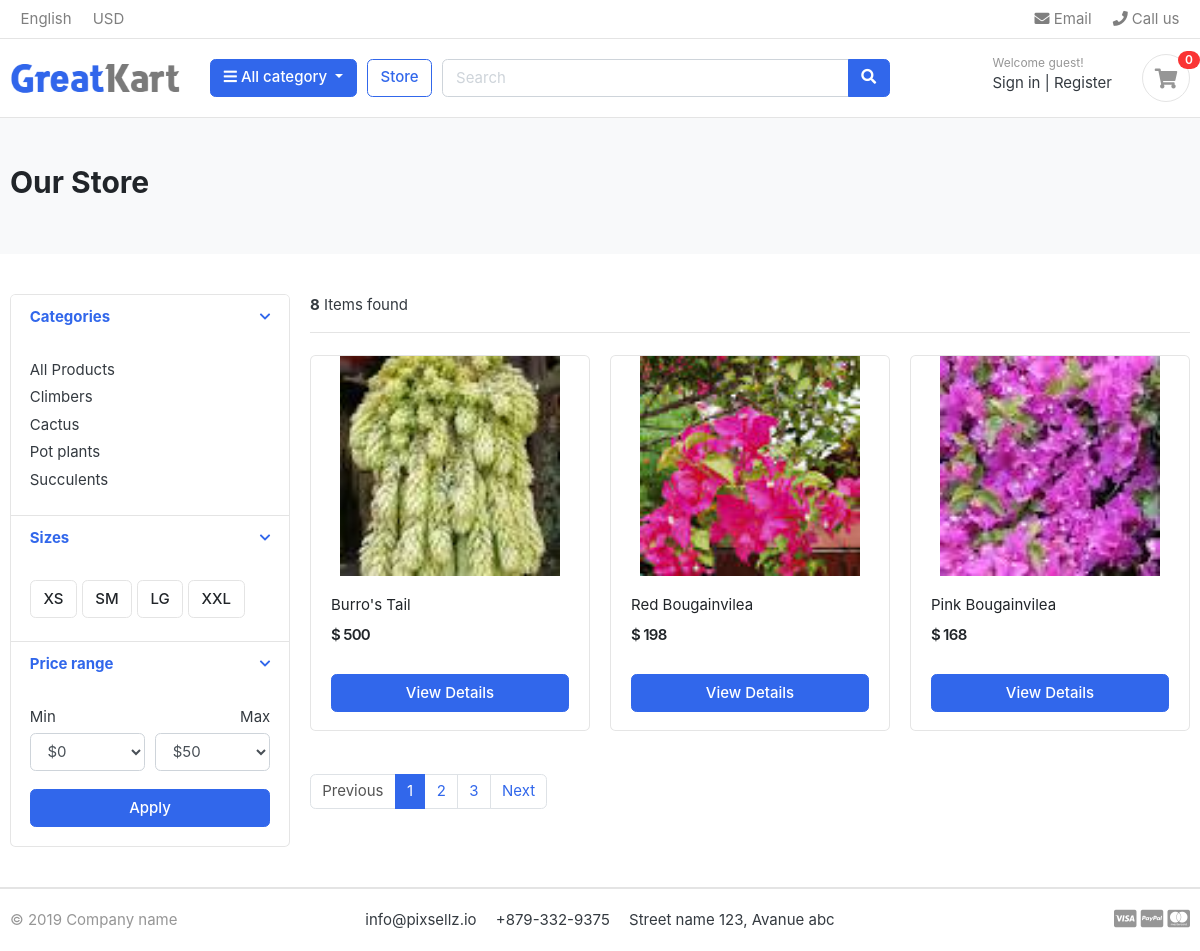
/store/, run on the app's committed database.
### category/models.py (models this page shows, shortened)
class Category(models.Model):
    category_name = models.CharField(max_length=50, unique=True)
    slug          = models.SlugField(max_length=100, unique=True)
    description   = models.TextField(max_length =255, blank=True)
    cat_image     = models.ImageField(upload_to='photos/categories/', blank=True)
    class Meta:
        verbose_name='category'
        verbose_name_plural ='categories'
    def get_url(self):
        return reverse('products_by_category', args=[self.slug])

### store/models.py (models this page shows, shortened)
class Product(models.Model):
    product_name    =   models.CharField(max_length=200, unique=True)
    slug            =   models.SlugField(max_length=200, unique=True)
    description     =   models.TextField(max_length=500, blank=True)
    price           =   models.IntegerField()
    images          =   models.ImageField(upload_to='photos/products')
    stock           =   models.IntegerField()
    is_available    =   models.BooleanField(default=True)
    category        =   models.ForeignKey(Category,on_delete=models.CASCADE)
    created_date    =   models.DateTimeField(auto_now_add=True)
    modified_date   =   models.DateTimeField(auto_now=True)
    def get_url(self):
        return reverse('product_detail', args=[self.category.slug, self.slug])

### store/views.py (the view)
# urls.py: path('store/', include('store.urls')),
def store (request,category_slug = None):
    categories = None
    products = None
    if category_slug != None:
        categories = get_object_or_404(Category, slug=category_slug)
        products = Product.objects.filter(category=categories, is_available=True)
        paginator = Paginator(products, 3)
        page = request.GET.get('page')
        paged_products = paginator.get_page(page)
        product_count = products.count()
    else:
        products=Product.objects.all().filter(is_available=True)#.order_by("id")
        paginator = Paginator(products, 3)
        page = request.GET.get('page')
        paged_products = paginator.get_page(page)
        product_count=products.count()
    context = {
        'products': paged_products,
        'product_count': product_count,
    }
    return render(request,'store/store.html', context)

### carts/context_processors.py (called while the page is built)
def counter(request):
    cart_count  =   0
    if 'admin' in request.path:
        return {}
    else:
        try:
            cart = Cart.objects.filter(cart_id=_cart_id(request))
            cart_items= CartItem.objects.all().filter(cart=cart[:1])
            for cart_item in cart_items:
                cart_count+= cart_item.quantity
        except Cart.DoesNotExist:
            cart_count=0
    return dict(cart_count=cart_count)

### carts/views.py (called while the page is built)
def _cart_id (request):
    cart   =   request.session.session_key
    if not cart:
        cart  =  request.session.create()
    return cart

### category/context_processors.py (called while the page is built)
def menu_links(request):
    links=Category.objects.all()
    return dict(links=links)

### templates/store/store.html (shortened to what this page needs)
{% extends 'base.html' %}
{%load static%}
{% block content %}
<section class="section-pagetop bg">
    <div class="container">
        <h2 class="title-page">Our Store</h2>
    </div>
    </section>
<section class="section-content padding-y">
    <div class="container">
    <div class="row">
        <aside class="col-md-3">
    <div class="card">
        <article class="filter-group">
            <header class="card-header">
                <a href="#" data-toggle="collapse" data-target="#collapse_1" aria-expanded="true" class="">
                    <i class="icon-control fa fa-chevron-down"></i>
                    <h6 class="title">Categories</h6>
                </a>
            </header>
            <div class="filter-content collapse show" id="collapse_1" style="">
                <div class="card-body">
                    <ul class="list-menu">
                        <li><a href="{%url 'store'%}">All Products  </a></li>
                        {% for category in links %}
                        <li><a href="{{category.get_url}}">{{ category.category_name}}  </a></li>
                        {% endfor %}
                    </ul>
                </div>
            </div>
        </article>
        <article class="filter-group">
            <header class="card-header">
                <a href="#" data-toggle="collapse" data-target="#collapse_4" aria-expanded="true" class="">
                    <i class="icon-control fa fa-chevron-down"></i>
                    <h6 class="title">Sizes </h6>
                </a>
            </header>
            <div class="filter-content collapse show" id="collapse_4" style="">
                <div class="card-body">
                  <label class="checkbox-btn">
                    <span class="btn btn-light"> XS </span>
                  </label>
                  <label class="checkbox-btn">
                    <span class="btn btn-light"> SM </span>
                  </label>
                  <label class="checkbox-btn">
                    <span class="btn btn-light"> LG </span>
                  </label>
                  <label class="checkbox-btn">
                    <span class="btn btn-light"> XXL </span>
                  </label>
            </div>
            </div>
        </article>
        <article class="filter-group">
            <header class="card-header">
                <a href="#" data-toggle="collapse" data-target="#collapse_3" aria-expanded="true" class="">
                    <i class="icon-control fa fa-chevron-down"></i>
                    <h6 class="title">Price range </h6>
                </a>
            </header>
            <div class="filter-content collapse show" id="collapse_3" style="">
                <div class="card-body">
                    <div class="form-row">
                    <div class="form-group col-md-6">
                      <label>Min</label>
                          <select class="mr-2 form-control">
                            <option value="0">$0</option>
                        </select>
                    </div>
                    <div class="form-group text-right col-md-6">
                      <label>Max</label>
                          <select class="mr-2 form-control">
                            <option value="50">$50</option>
                        </select>
                    </div>
                    </div>
                    <button class="btn btn-block btn-primary">Apply</button>
                </div>
            </div>
        </article>
    </div>
        </aside>
        <main class="col-md-9">
    <header class="border-bottom mb-4 pb-3">
            <div class="form-inline">
                <span class="mr-md-auto"> <b>{{product_count}}</b> Items found </span>
            </div>
    </header>
    <div class="row">
        {% for product in products %}
        <div class="col-md-4">
            <figure class="card card-product-grid">
                <div class="img-wrap">
                    <a href="{{ product.get_url}}"><img src="{{product.images.url}}"></a>
                </div>
                <figcaption class="info-wrap">
                    <div class="fix-height">
                        <a href="{{product.get_url}}" class="title"> {{ product.product_name }} </a>
                        <div class="price-wrap mt-2">
                            <span class="price">$ {{ product.price }} </span>
                        </div>
                    </div>
                    <a href="{{product.get_url}}" class="btn  btn-block btn-primary"> View Details  </a>
                </figcaption>
            </figure>
        </div>
        {% endfor %}
    </div>
    <nav class="mt-4" aria-label="Page navigation sample">
        {% if products.has_other_pages %}
      <ul class="pagination">
            {% if products.has_previous %}
        <li class="page-item"><a class="page-link" href="?page={{products.previous_page_number}}">Previous</a></li>
            {%else%}
        <li class="page-item disabled"><a class="page-link" href="#">Previous</a></li>
            {%endif%}
            {% for i in products.paginator.page_range %}
                {% if products.number == i %}
        <li class="page-item active"><a class="page-link" href="#">{{i}}</a></li>
                {% else %}
        <li class="page-item "><a class="page-link" href="?page={{i}}">{{i}}</a></li>
                {% endif %}
            {% endfor %}
            {% if products.has_next %}
         <li class="page-item "><a class="page-link" href="?page={{products.next_page_number}}">Next</a></li>
            {%else%}
        <li class="page-item disabled"><a class="page-link" href="#">Next</a></li>
            {%endif%}
      </ul>
        {% endif%}
    </nav>
        </main>
    </div>
    </div>
    </section>
{% endblock %}

### static/css/ui.css (style rules this page uses)
html { font-family: "Inter", sans-serif; font-size: 15px; }
.img-wrap { text-align: center; display: block; }
.img-wrap img { max-width: 100%; }
.price-wrap { letter-spacing: -0.7px; }
.padding-y { padding-top: 40px; padding-bottom: 40px; }
figure { margin-bottom: 0; }
article:after, .form-group:after { display: block; clear: both; content: ""; }
.bg { background-color: #f8f9fa; }
.title-page { color: #212529; }
.btn-light { background-color: #fff; border-color: #e4e4e4; }
[class*=list-] li:after { visibility: hidden; display: block; content: ""; overflow: hidden; height: 0; clear: both; }
.list-menu { list-style: none; margin: 0; padding-left: 0; }
.list-menu li { margin-bottom: 5px; }
.list-menu a { color: #343a40; }
[class*=card-product] a.title { color: #212529; display: block; }
[class*=card-product] .img-wrap { overflow: hidden; position: relative; }
[class*=card-product] .img-wrap img { height: 100%; max-width: 100%; width: auto; display: inline-block; -o-object-fit: cover; object-fit: cover; }
.card-product-grid { margin-bottom: 20px; }
.card-product-grid .img-wrap { border-radius: 0.2rem 0.2rem 0 0; height: 220px; }
.card-product-grid .info-wrap { overflow: hidden; padding: 18px 20px; }
.card-product-grid .fix-height { height: 80px; overflow: hidden; }
.card .img-wrap { overflow: hidden; }
.price { font-weight: 600; color: #212529; }
.icon-control { margin-top: 5px; float: right; font-size: 80%; }
.card-header .title { margin-bottom: 0; line-height: 1.5; }
.filter-group { border-bottom: 1px solid #e4e4e4; }
.filter-group .card-header { border-bottom: 0; }
.filter-group:last-child { border-bottom: 0; }
.checkbox-btn { position: relative; }
.section-pagetop { padding: 45px 0; }

### data on the page
Category: category_name "Climbers"
Category: category_name "Cactus"
Category: category_name "Pot plants"
Category: category_name "Succulents"
Product: images (picture), product_name "Burro's Tail", price "500"
Product: images (picture), product_name "Red Bougainvilea", price "198"
Product: images (picture), product_name "Pink Bougainvilea", price "168"

### other printed values
{{ cart_count }} "0"
{{ product_count }} "8"
{{ i }} "1"
{{ i }} "2" "3"
